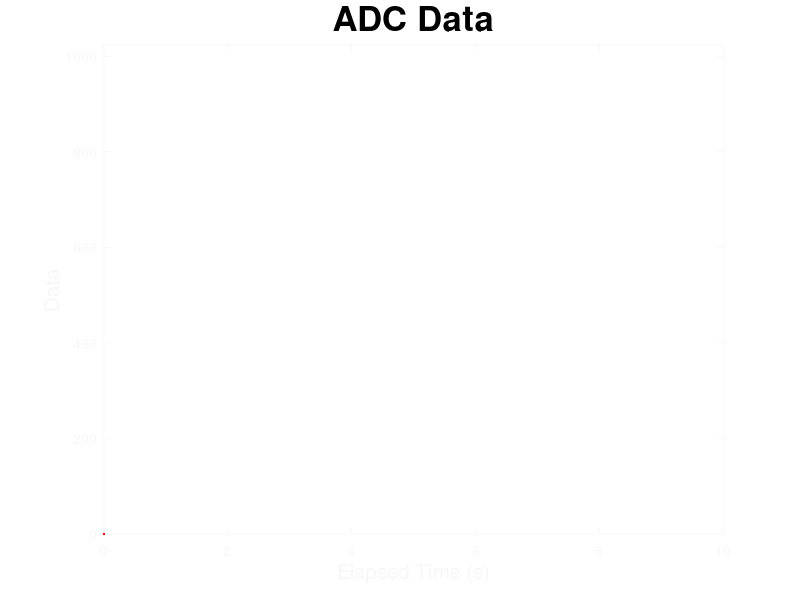

Write MATLAB code to recreate this figure. (Note: this script raises an error after producing the figure.)
% Serial Signal Plotter
% Developed by Mehdi0xC, February 2017
%VARIABLE DEFINITIONS PART-------------------------------------------------
clc
portName = '/dev/tty.usbmodem1421';
plotTitle = 'ADC Data';
xLabel = 'Elapsed Time (s)';
yLabel = 'Data';
plotGrid = 'on';
min = 0; %MINUMUM ADC VALUE
max = 1024; %MAXIMUM ADC VALUE
scrollWidth = 5;
delay = 0.0001; %DELAY AFTER EACH LOOPS IS PASSED IN MAINLOOP PART , ALLOWS THE PLOTHANDLER TO UPDATE THE PLOT , CHANGE THE ARDUINO'S DELAY AND THIS DELAY IN RESPECT TO EACH OTHER IN ORDER TO GET THE SMOOTHEST REALTIME RESULT
time = 0;
data = 0;
count = 0;
%PLOT SETTINGS PART--------------------------------------------------------
figure('Color',[0 0 0]);
Graph = plot(time,data,...
'LineWidth',2,...
'Color',[1 0 0]);
set(gca,'Color',[0 0 0]);
set(gca,'XColor',[0.9725 0.9725 0.9725]);
set(gca,'YColor',[0.9725 0.9725 0.9725]);
title(plotTitle,'FontSize',25);
xlabel(xLabel,'FontSize',15);
ylabel(yLabel,'FontSize',15);
axis([0 10 min max]);
grid(plotGrid);
%SERIAL PORT PART----------------------------------------------------------
s = serial(portName , 'baudrate' , 115200);
fopen(s);
%MAIN LOOP PART------------------------------------------------------------
tic
while (ishandle(Graph))
    dat = fscanf(s , '%d');
    if(~isempty(dat))
        count = count + 1;
        time(count) = toc;
        data(count) = dat;
        if(scrollWidth > 0)
        set(Graph,'XData',time(time > time(count)-scrollWidth),'YData',data(time > time(count)-scrollWidth));
        axis([time(count)-scrollWidth time(count) min max]);
        else
        set(Graph,'XData',time,'YData',data(end-10:10));
        axis([0 time(count) min max]);
        end
        pause(delay);
        elapsedTime = toc - tic;
    end
end
%TERMINATION PART----------------------------------------------------------
fclose(s);
